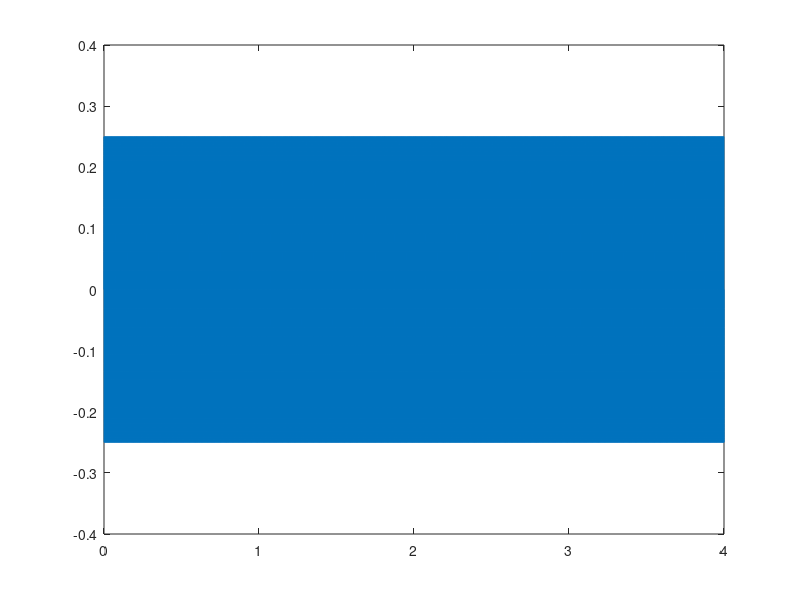

MATLAB code to generate this figure:
seconds = 4;
srate = 44000;
tt = 0:1 / srate:seconds;
amplitude = 0.25;
frequency = 440;

wave1 = amplitude*sin(2 * pi * frequency * tt);
wave2 = amplitude*sin(2.55 * pi * frequency * tt);

plot(tt, wave1)

sound(wave1 + wave2, srate)

% soundsc(data, srate)

% [y,Fs] = audioread("my_music.mp3");
% sound(y,Fs);